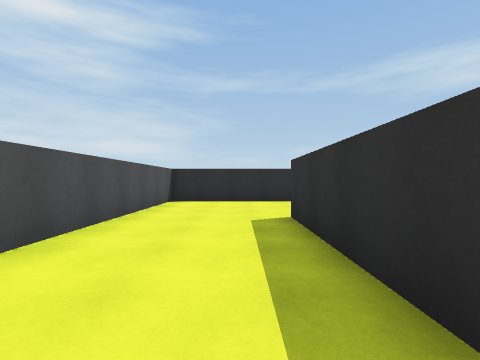
View 1 (above)

24 first-person views from a walk through a scene from a Unity 3-D project. The camera is 1.3 m above the floor, looks level and sees 85° across. The floor is counted in squares, 2 m on a side. Each view is taken from the middle of a square. On the plan, view 1 faces up. The plan holds only what a view shows up to about 9 squares ahead; the rest is blank. The place goes on beyond the plan. Surface patterns are stand-ins for the level's own textures.

View 2
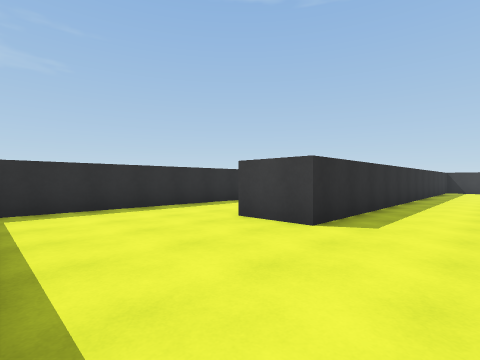

View 3
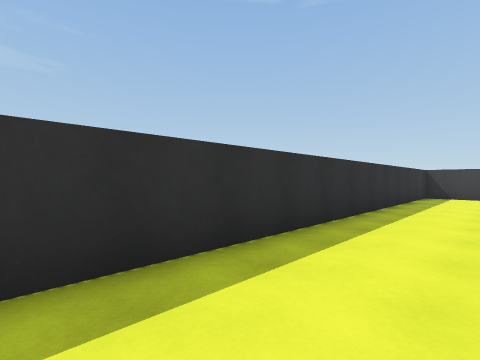

View 4
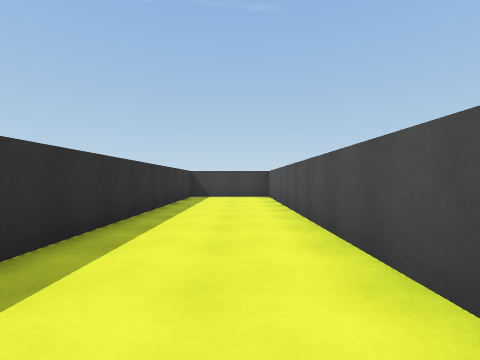

View 5
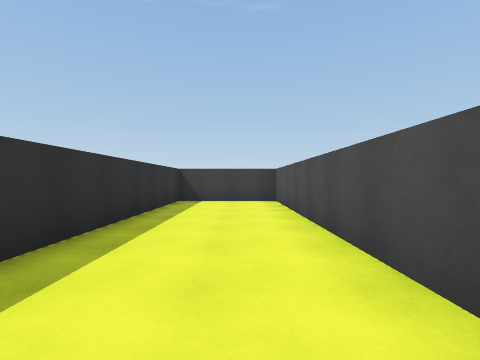

View 6
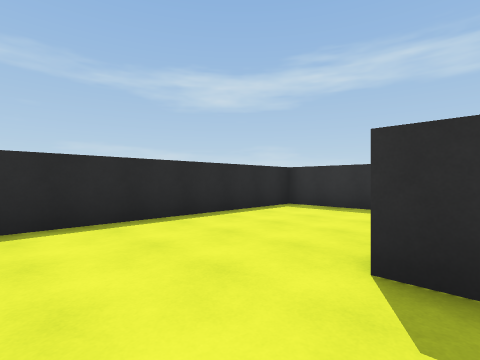

View 7
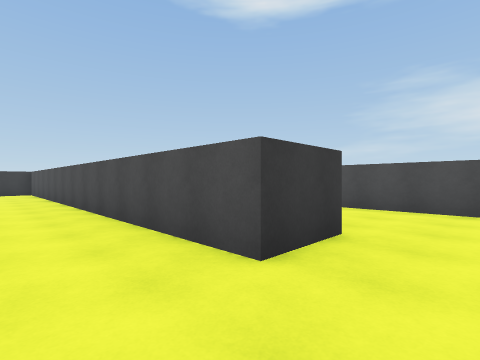

View 8
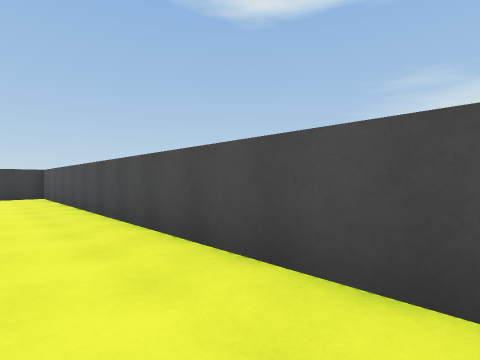

View 9
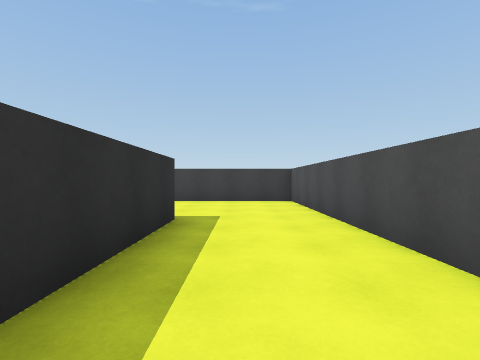

View 10
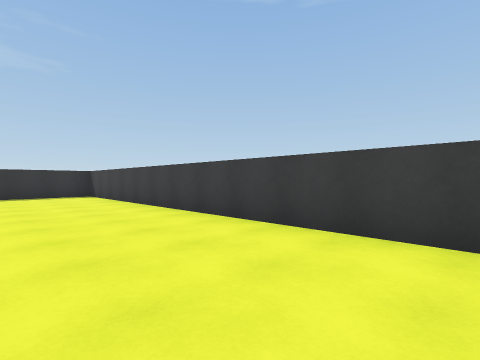

View 11
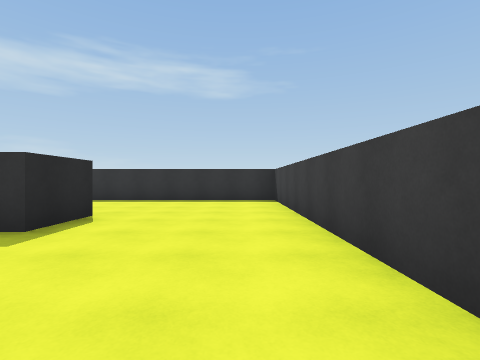

View 12
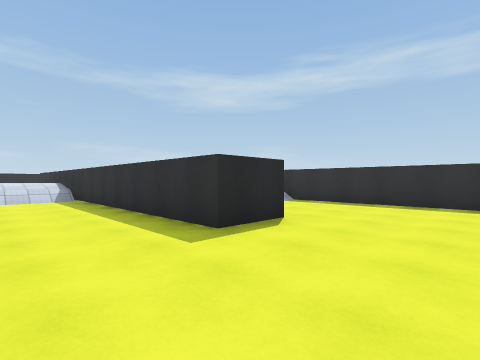

View 13
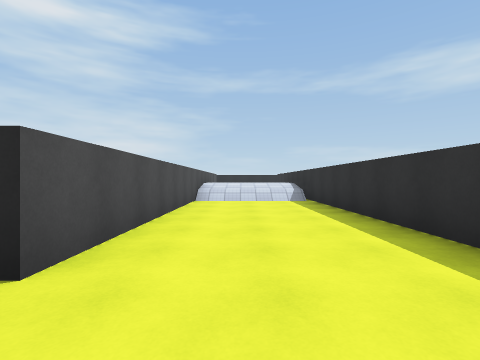

View 14
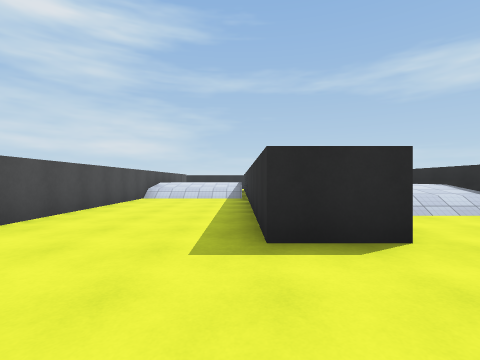

View 15
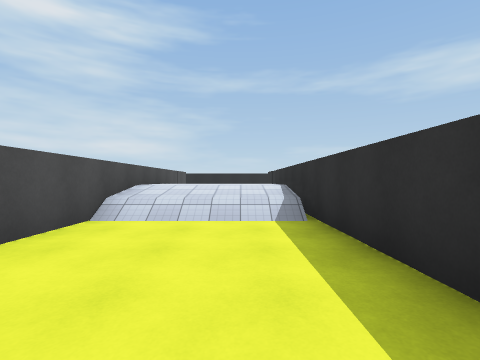

View 16
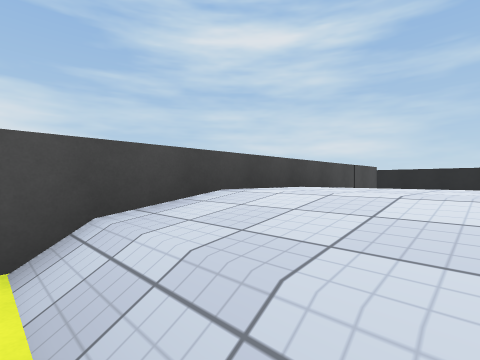

View 17
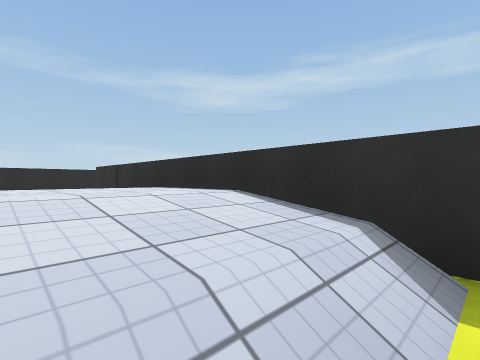

View 18
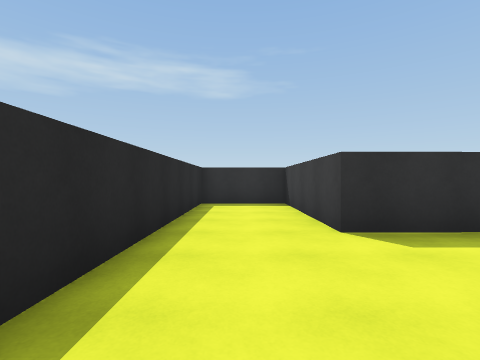

View 19
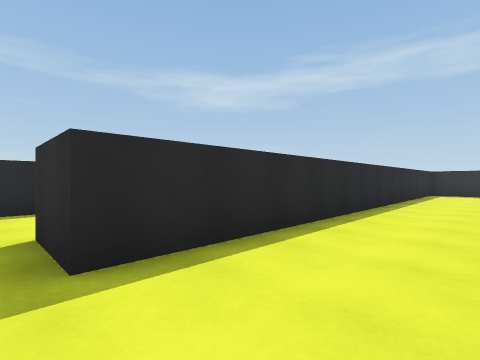

View 20
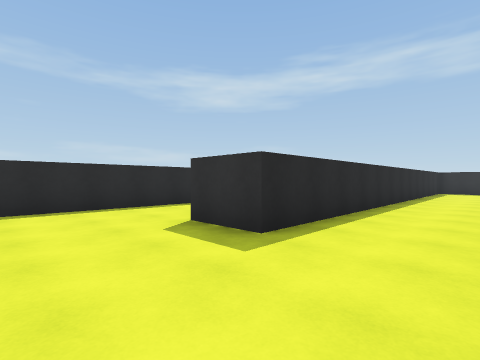

View 21
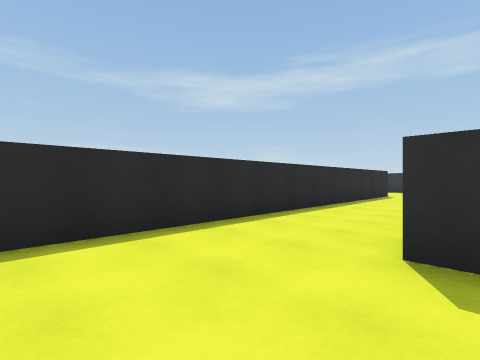

View 22
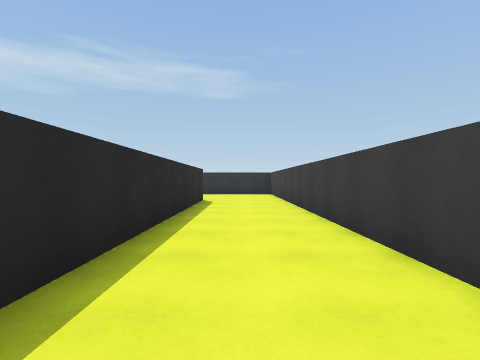

View 23
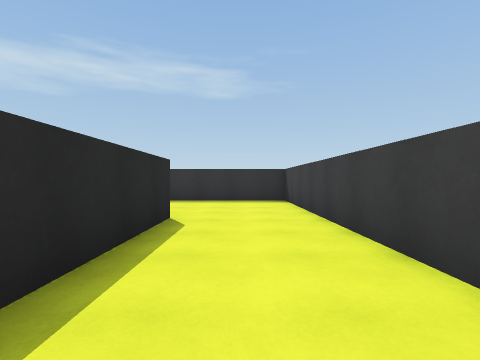

View 24
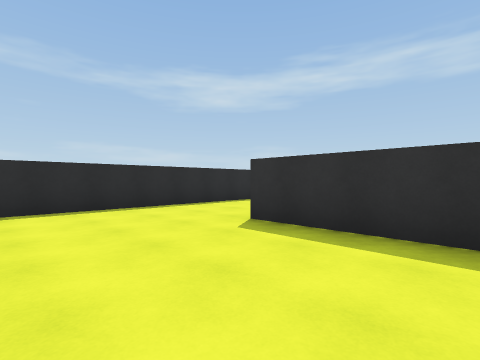

### Floor plan
Key: @ floor where view 1 was taken; # wall or solid block; . main floor; : floor 1 m higher than the main floor; / step, stairs or slope; = window, fence, low wall or low ledge; ^ raised ledge.
Columns run from 2 left of view 1 to 18 right of it. Each row starts with its distance up from view 1.
 21              ########
 20              ......
 19              ......
 18              .....
 17  ############....#
 16  ................#
 15  ................#
 14  ................#
 13  ...##############
 12  ...##############
 11  ................#
 10  ................#
  9 #########  ..#####
  8 #......##   .#
  7 #......#^/  =#
  6 #......#^:::^
  5 #......#^:::^
  4 #..##..#^:::^
  3 #..##..#^///=
  2 #..##..##////=
  1 #..##.. #....=    ^
  0 #.@##.. #....=   :^
 -1 #..##..##....=  //
 -2 #..##..##....# ///#
 -3 #..##..##....#....#
 -4 #..##..##....#....#
 -5 #..##.............#
 -6 #..##.............#
 -7 #..##.............#
 -8 #..##.............#
 -9 ###################

Positions as (right, up) in squares from view 1, and headings:
1: (0, 0), facing up
2: (-1, 8), facing down-right
3: (-1, 3), facing down-right
4: (-1, 2), facing down
5: (-1, 0), facing down
6: (-1, 4), facing up-right
7: (4, 6), facing down-left
8: (4, 3), facing down-left
9: (4, 0), facing down
10: (4, -5), facing down-right
11: (7, -7), facing right
12: (8, -7), facing up-right
13: (8, -6), facing up
14: (10, -7), facing up
15: (9, -2), facing up
16: (9, 2), facing up-left
17: (8, 2), facing up-right
18: (7, 11), facing right
19: (1, 10), facing up-right
20: (-1, 10), facing up-right
21: (-1, 13), facing up-right
22: (2, 15), facing right
23: (6, 15), facing right
24: (11, 15), facing up-right
